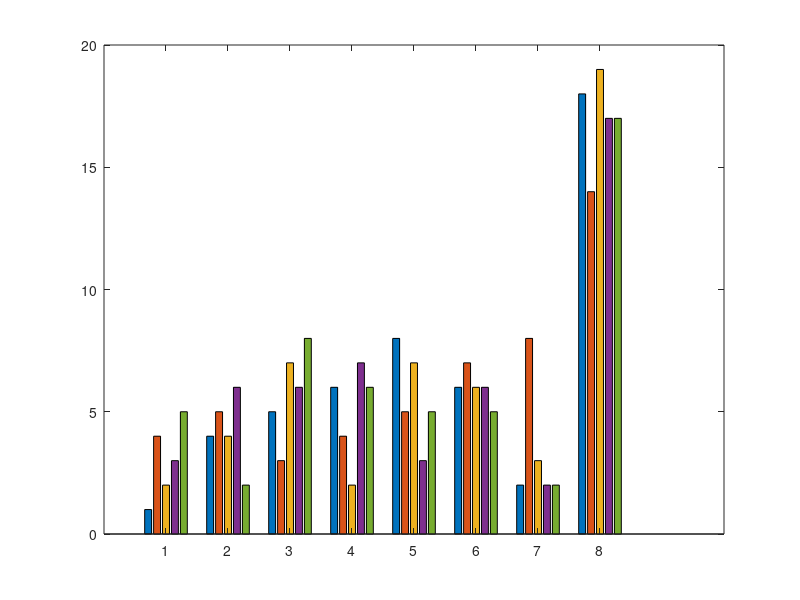

Here is the MATLAB script that generated this plot:
%Random Marks Generation
Marks = rand(50,5)*100;
Grades= null(50,5);


%Assigning Grade Points to corresponding Marks
for i=1:50   
    for j= 1:5  
        if Marks(i,j)>=90
            Grades(i,j)='S';
        elseif Marks(i,j)>=80
            Grades(i,j)='A';
        elseif Marks(i,j)>=70
            Grades(i,j)='B';
        elseif Marks(i,j)>=60
            Grades(i,j)='C';
        elseif Marks(i,j)>=50
            Grades(i,j)='D';
        elseif Marks(i,j)>=40
            Grades(i,j)='E';
        elseif Marks(i,j)>=35
            Grades(i,j)='R';
        else
            Grades(i,j)='F';
        end
    end
end
Credits=Grades;
Grades=char(Grades);

%Total marks obtained by each student
Total=sum(Marks,2);

%Average marks and standard deviation of each student 
Average=mean(Marks,2);
Standard_deviation=std(Marks);
countlessthan40=[0,0,0,0,0];
countmorethan85=[0,0,0,0,0];

%No. of students scoring less than 40 and more than 85
for i=1:50   
    for j=1 
        if Marks(i,j)<40
            countlessthan40(1,1)=countlessthan40(1,1)+1;
        elseif Marks(i,j)>85
            countmorethan85(1,1)=countmorethan85(1,1)+1;
        end
    end
     for j=2 
        if Marks(i,j)<40
            countlessthan40(1,2)=countlessthan40(1,2)+1;
        elseif Marks(i,j)>85
            countmorethan85(1,2)=countmorethan85(1,2)+1;
        end
     end
     for j=3 
        if Marks(i,j)<40
            countlessthan40(1,3)=countlessthan40(1,3)+1;
        elseif Marks(i,j)>85
            countmorethan85(1,3)=countmorethan85(1,3)+1;
        end
     end
     for j=4 
        if Marks(i,j)<40
            countlessthan40(1,4)=countlessthan40(1,4)+1;
        elseif Marks(i,j)>85
            countmorethan85(1,4)=countmorethan85(1,4)+1;
        end
     end
     for j=5 
        if Marks(i,j)<40
            countlessthan40(1,5)=countlessthan40(1,5)+1;
        elseif Marks(i,j)>85
            countmorethan85(1,5)=countmorethan85(1,5)+1;
        end
    end
end

%Calculating Sgpa of each student
for i=1:50
    for j=1:5
        if Credits(i,j)==83
            Credits(i,j)=10;
        elseif Credits(i,j)==82
            Credits(i,j)=4;
        elseif Credits(i,j)==70
            Credits(i,j)=0;
        elseif Credits(i,j)==69
            Credits(i,j)=5;
        elseif Credits(i,j)==68
            Credits(i,j)=6;
        elseif Credits(i,j)==67
            Credits(i,j)=7;
        elseif Credits(i,j)==66
            Credits(i,j)=8;
        elseif Credits(i,j)==65
            Credits(i,j)=9;
        end
    end
end
SGPA=(3*sum(Credits,2))/15;

%histogram of grades secured in each subject
Histo =[sum(Grades=='S');
    sum(Grades=='A');
    sum(Grades=='B');
    sum(Grades=='C');
    sum(Grades=='D');
    sum(Grades=='E');
    sum(Grades=='R');
    sum(Grades=='F')];
bar(Histo); % drawing of Graph

% rank list based on GPA.
S_No=null(50,1);
Rank=sort(SGPA,'descend');
 for i=1:50
    S_No(i,1)=i;
 end
Rank=[S_No Rank];


